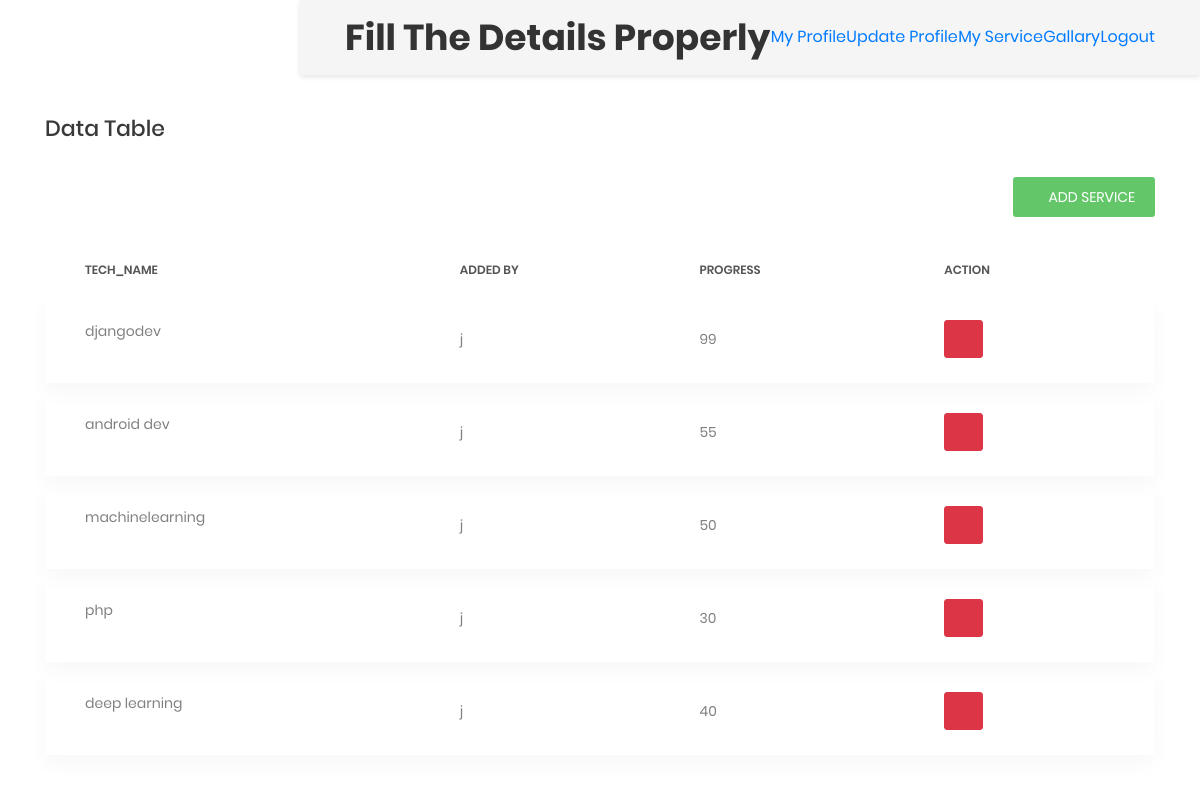
Page /add_skil000l (signed in) on the committed database.
### info/models.py (models this page shows)
class technical_skills(models.Model):
    connection=models.ForeignKey(to=User,on_delete=CASCADE)
    tech_name= models.CharField(max_length=20,null=True,blank=True)
    progress=models.IntegerField(null=True,blank=True)

### info/views.py (the view)
# urls.py: path('add_skil000l',views.skills,name='skills'),
@login_required(login_url="/")
def skills(request):
    user=request.user
    data=technical_skills.objects.filter(connection=user.id)
    return render(request,'skill.html',{'data':data})

### template/skill.html (shortened to what this page needs)
{%extends "base.html"%}{% load static %}
{%block content %}
            <div class="main-content">
                <div class="section__content section__content--p30">
                    <div class="container-fluid">
                        <div class="row">
                            <div class="col-md-12">
                                <h3 class="title-5 m-b-35">data table</h3>
                                <div class="table-data__tool">
                                    <div class="table-data__tool-left">
                                    </div>
                                    <div class="table-data__tool-right">
                                        <form action="{% url 'add_skill' %}">
                                        <button type="submit" class="au-btn au-btn-icon au-btn--green au-btn--small">
                                            <i class="zmdi zmdi-plus"></i>Add Service</button>
                                        </form>
                                    </div>
                                </div>
                                <div class="table-responsive table-responsive-data2">
                                    <table class="table table-data2">
                                        <thead>
                                            <tr>
                                                <th>tech_name</th>
                                                <th>Added by</th>
                                                <th>progress</th>
                                                <th>Action</th>
                                            </tr>
                                        </thead>
                                        <tbody>
                                            {%for i in data%}
                                            <tr class="tr-shadow">
                                                <td>
                                                    <span class="block-name">{{i.tech_name }}</span>
                                                </td>
                                                <td>
                                                    <span class="block-name">{{user.first_name}}</span>
                                                </td>
                                                <td>
                                                    <span class="block-name">{{i.progress}}</span>
                                                </td>
                                                <td>
                                                    <form action="{% url 'del_skill' i.id %}">
                                                        <button class="btn btn-danger" data-toggle="tooltip" data-placement="top" title="Delete">
                                                            <i class="zmdi zmdi-delete"></i>
                                                        </button>
                                                    </form>
                                                </td>
                                            </tr>
                                            <tr class="spacer"></tr>
                                            {%endfor%}
                                        </tbody>
                                    </table>
                                </div>
                            </div>
                        </div>
                    </div>
                </div>
            </div>
        </div>
    </div>
    {%endblock%}

### rows in the picture
technical_skills: tech_name "djangodev", progress "99"
technical_skills: tech_name "android dev", progress "55"
technical_skills: tech_name "machinelearning", progress "50"
technical_skills: tech_name "php", progress "30"
technical_skills: tech_name "deep learning", progress "40"

### other values in the picture
{{ user.first_name }} "j"
